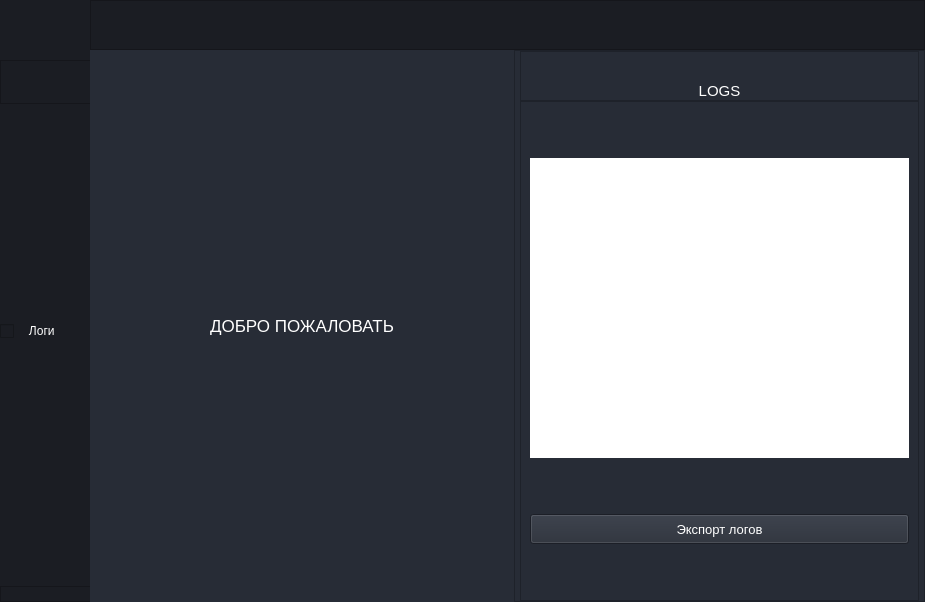
<?xml version="1.0" encoding="UTF-8"?>
<ui version="4.0">
 <class>MainWindow</class>
 <widget class="QMainWindow" name="MainWindow">
  <property name="geometry">
   <rect>
    <x>0</x>
    <y>0</y>
    <width>925</width>
    <height>557</height>
   </rect>
  </property>
  <property name="maximumSize">
   <size>
    <width>999999</width>
    <height>557</height>
   </size>
  </property>
  <property name="windowTitle">
   <string>MainWindow</string>
  </property>
  <property name="styleSheet">
   <string notr="true">background-color: rgb(39, 44, 54)</string>
  </property>
  <widget class="QWidget" name="centralwidget">
   <layout class="QVBoxLayout" name="verticalLayout">
    <property name="spacing">
     <number>0</number>
    </property>
    <property name="leftMargin">
     <number>0</number>
    </property>
    <property name="topMargin">
     <number>0</number>
    </property>
    <property name="rightMargin">
     <number>0</number>
    </property>
    <property name="bottomMargin">
     <number>0</number>
    </property>
    <item>
     <widget class="QFrame" name="Topbar">
      <property name="maximumSize">
       <size>
        <width>16777215</width>
        <height>50</height>
       </size>
      </property>
      <property name="frameShape">
       <enum>QFrame::NoFrame</enum>
      </property>
      <property name="frameShadow">
       <enum>QFrame::Raised</enum>
      </property>
      <layout class="QHBoxLayout" name="horizontalLayout">
       <property name="spacing">
        <number>0</number>
       </property>
       <property name="leftMargin">
        <number>0</number>
       </property>
       <property name="topMargin">
        <number>0</number>
       </property>
       <property name="rightMargin">
        <number>0</number>
       </property>
       <property name="bottomMargin">
        <number>0</number>
       </property>
       <item>
        <widget class="QFrame" name="togglemenu">
         <property name="maximumSize">
          <size>
           <width>90</width>
           <height>58</height>
          </size>
         </property>
         <property name="styleSheet">
          <string notr="true">background-color: rgb(27, 29, 35);</string>
         </property>
         <property name="frameShape">
          <enum>QFrame::NoFrame</enum>
         </property>
         <property name="frameShadow">
          <enum>QFrame::Raised</enum>
         </property>
         <layout class="QVBoxLayout" name="verticalLayout_2">
          <property name="spacing">
           <number>0</number>
          </property>
          <property name="leftMargin">
           <number>0</number>
          </property>
          <property name="topMargin">
           <number>0</number>
          </property>
          <property name="rightMargin">
           <number>0</number>
          </property>
          <property name="bottomMargin">
           <number>0</number>
          </property>
          <item>
           <widget class="QPushButton" name="toggle_menu_but">
            <property name="minimumSize">
             <size>
              <width>58</width>
              <height>58</height>
             </size>
            </property>
            <property name="styleSheet">
             <string notr="true">border: none ;</string>
            </property>
            <property name="text">
             <string/>
            </property>
            <property name="icon">
             <iconset>
              <normalon>icons/burger_icon.png</normalon>
             </iconset>
            </property>
            <property name="iconSize">
             <size>
              <width>50</width>
              <height>58</height>
             </size>
            </property>
           </widget>
          </item>
         </layout>
        </widget>
       </item>
       <item>
        <widget class="QFrame" name="frame_top">
         <property name="styleSheet">
          <string notr="true">background-color: rgb(27, 29, 35);</string>
         </property>
         <property name="frameShape">
          <enum>QFrame::StyledPanel</enum>
         </property>
         <property name="frameShadow">
          <enum>QFrame::Raised</enum>
         </property>
        </widget>
       </item>
      </layout>
     </widget>
    </item>
    <item>
     <widget class="QFrame" name="Content">
      <property name="enabled">
       <bool>true</bool>
      </property>
      <property name="frameShape">
       <enum>QFrame::NoFrame</enum>
      </property>
      <property name="frameShadow">
       <enum>QFrame::Raised</enum>
      </property>
      <layout class="QHBoxLayout" name="horizontalLayout_2">
       <property name="leftMargin">
        <number>0</number>
       </property>
       <property name="topMargin">
        <number>0</number>
       </property>
       <property name="rightMargin">
        <number>0</number>
       </property>
       <property name="bottomMargin">
        <number>0</number>
       </property>
       <item>
        <widget class="QFrame" name="left_menu">
         <property name="maximumSize">
          <size>
           <width>90</width>
           <height>16777215</height>
          </size>
         </property>
         <property name="styleSheet">
          <string notr="true">background-color: rgb(27, 29, 35);</string>
         </property>
         <property name="frameShape">
          <enum>QFrame::NoFrame</enum>
         </property>
         <property name="frameShadow">
          <enum>QFrame::Raised</enum>
         </property>
         <layout class="QVBoxLayout" name="verticalLayout_3">
          <property name="spacing">
           <number>0</number>
          </property>
          <property name="leftMargin">
           <number>0</number>
          </property>
          <property name="topMargin">
           <number>10</number>
          </property>
          <property name="rightMargin">
           <number>0</number>
          </property>
          <property name="bottomMargin">
           <number>0</number>
          </property>
          <item alignment="Qt::AlignHCenter|Qt::AlignTop">
           <widget class="QFrame" name="top_left_menu">
            <property name="frameShape">
             <enum>QFrame::StyledPanel</enum>
            </property>
            <property name="frameShadow">
             <enum>QFrame::Raised</enum>
            </property>
            <layout class="QVBoxLayout" name="verticalLayout_4">
             <property name="spacing">
              <number>0</number>
             </property>
             <property name="leftMargin">
              <number>0</number>
             </property>
             <property name="topMargin">
              <number>0</number>
             </property>
             <property name="rightMargin">
              <number>0</number>
             </property>
             <property name="bottomMargin">
              <number>0</number>
             </property>
             <item>
              <widget class="QPushButton" name="autorize_but">
               <property name="minimumSize">
                <size>
                 <width>90</width>
                 <height>0</height>
                </size>
               </property>
               <property name="font">
                <font>
                 <pointsize>9</pointsize>
                </font>
               </property>
               <property name="styleSheet">
                <string notr="true">QPushButton 
{
	color: white;
	border: none ;
}

QPushButton:hover
{
	
	background-color:rgb(12, 13, 16)
}</string>
               </property>
               <property name="text">
                <string/>
               </property>
               <property name="icon">
                <iconset>
                 <normaloff>icons/autorize.png</normaloff>icons/autorize.png</iconset>
               </property>
               <property name="iconSize">
                <size>
                 <width>30</width>
                 <height>58</height>
                </size>
               </property>
              </widget>
             </item>
             <item>
              <widget class="QPushButton" name="db_work_but">
               <property name="minimumSize">
                <size>
                 <width>90</width>
                 <height>0</height>
                </size>
               </property>
               <property name="font">
                <font>
                 <pointsize>9</pointsize>
                </font>
               </property>
               <property name="styleSheet">
                <string notr="true">QPushButton 
{
	color: white;
	border: none ;
}

QPushButton:hover
{
	
	background-color:rgb(12, 13, 16)
}</string>
               </property>
               <property name="text">
                <string/>
               </property>
               <property name="icon">
                <iconset>
                 <normaloff>icons/DB_menu_icon.png</normaloff>icons/DB_menu_icon.png</iconset>
               </property>
               <property name="iconSize">
                <size>
                 <width>30</width>
                 <height>58</height>
                </size>
               </property>
              </widget>
             </item>
             <item>
              <widget class="QPushButton" name="info_but">
               <property name="minimumSize">
                <size>
                 <width>90</width>
                 <height>0</height>
                </size>
               </property>
               <property name="font">
                <font>
                 <pointsize>9</pointsize>
                </font>
               </property>
               <property name="styleSheet">
                <string notr="true">QPushButton 
{
	color: white;
	border: none ;
}

QPushButton:hover
{
	
	background-color:rgb(12, 13, 16)
}</string>
               </property>
               <property name="text">
                <string/>
               </property>
               <property name="icon">
                <iconset>
                 <normaloff>icons/info_icon.png</normaloff>icons/info_icon.png</iconset>
               </property>
               <property name="iconSize">
                <size>
                 <width>30</width>
                 <height>58</height>
                </size>
               </property>
              </widget>
             </item>
            </layout>
           </widget>
          </item>
          <item>
           <widget class="QCheckBox" name="checkBox_3">
            <property name="styleSheet">
             <string notr="true">color:white</string>
            </property>
            <property name="text">
             <string>   Логи</string>
            </property>
           </widget>
          </item>
          <item alignment="Qt::AlignBottom">
           <widget class="QFrame" name="bottom_left_menus">
            <property name="frameShape">
             <enum>QFrame::StyledPanel</enum>
            </property>
            <property name="frameShadow">
             <enum>QFrame::Raised</enum>
            </property>
            <layout class="QVBoxLayout" name="verticalLayout_10">
             <property name="spacing">
              <number>0</number>
             </property>
             <property name="leftMargin">
              <number>0</number>
             </property>
             <property name="topMargin">
              <number>0</number>
             </property>
             <property name="rightMargin">
              <number>0</number>
             </property>
             <property name="bottomMargin">
              <number>0</number>
             </property>
             <item>
              <widget class="QPushButton" name="logout_but">
               <property name="minimumSize">
                <size>
                 <width>90</width>
                 <height>0</height>
                </size>
               </property>
               <property name="styleSheet">
                <string notr="true">QPushButton 
{
	color: white;
	border: none ;
}

QPushButton:hover
{
	
	background-color:rgb(12, 13, 16)
}</string>
               </property>
               <property name="text">
                <string/>
               </property>
               <property name="icon">
                <iconset>
                 <normaloff>icons/logout_but.png</normaloff>icons/logout_but.png</iconset>
               </property>
               <property name="iconSize">
                <size>
                 <width>30</width>
                 <height>58</height>
                </size>
               </property>
              </widget>
             </item>
            </layout>
           </widget>
          </item>
         </layout>
        </widget>
       </item>
       <item>
        <widget class="QFrame" name="main_pages">
         <property name="frameShape">
          <enum>QFrame::NoFrame</enum>
         </property>
         <property name="frameShadow">
          <enum>QFrame::Raised</enum>
         </property>
         <layout class="QHBoxLayout" name="horizontalLayout_3">
          <property name="spacing">
           <number>0</number>
          </property>
          <property name="leftMargin">
           <number>0</number>
          </property>
          <property name="topMargin">
           <number>0</number>
          </property>
          <property name="rightMargin">
           <number>0</number>
          </property>
          <property name="bottomMargin">
           <number>0</number>
          </property>
          <item>
           <widget class="QStackedWidget" name="stackedWidget">
            <property name="currentIndex">
             <number>2</number>
            </property>
            <widget class="QWidget" name="Info_page">
             <layout class="QVBoxLayout" name="verticalLayout_9">
              <property name="spacing">
               <number>0</number>
              </property>
              <property name="leftMargin">
               <number>0</number>
              </property>
              <property name="topMargin">
               <number>0</number>
              </property>
              <property name="rightMargin">
               <number>0</number>
              </property>
              <property name="bottomMargin">
               <number>0</number>
              </property>
              <item>
               <widget class="QFrame" name="info_page_frame">
                <property name="frameShape">
                 <enum>QFrame::StyledPanel</enum>
                </property>
                <property name="frameShadow">
                 <enum>QFrame::Raised</enum>
                </property>
               </widget>
              </item>
             </layout>
            </widget>
            <widget class="QWidget" name="authorize_page">
             <layout class="QVBoxLayout" name="verticalLayout_5">
              <property name="spacing">
               <number>0</number>
              </property>
              <property name="leftMargin">
               <number>0</number>
              </property>
              <property name="topMargin">
               <number>0</number>
              </property>
              <property name="rightMargin">
               <number>0</number>
              </property>
              <property name="bottomMargin">
               <number>0</number>
              </property>
              <item>
               <widget class="QFrame" name="authorize_frame">
                <property name="minimumSize">
                 <size>
                  <width>0</width>
                  <height>500</height>
                 </size>
                </property>
                <property name="frameShape">
                 <enum>QFrame::StyledPanel</enum>
                </property>
                <property name="frameShadow">
                 <enum>QFrame::Raised</enum>
                </property>
                <layout class="QVBoxLayout" name="verticalLayout_6">
                 <property name="spacing">
                  <number>0</number>
                 </property>
                 <property name="leftMargin">
                  <number>0</number>
                 </property>
                 <property name="topMargin">
                  <number>0</number>
                 </property>
                 <property name="rightMargin">
                  <number>0</number>
                 </property>
                 <property name="bottomMargin">
                  <number>0</number>
                 </property>
                 <item alignment="Qt::AlignHCenter">
                  <widget class="QFrame" name="data_input_frame">
                   <property name="minimumSize">
                    <size>
                     <width>0</width>
                     <height>300</height>
                    </size>
                   </property>
                   <property name="frameShape">
                    <enum>QFrame::StyledPanel</enum>
                   </property>
                   <property name="frameShadow">
                    <enum>QFrame::Raised</enum>
                   </property>
                   <layout class="QVBoxLayout" name="verticalLayout_8">
                    <property name="spacing">
                     <number>0</number>
                    </property>
                    <property name="leftMargin">
                     <number>0</number>
                    </property>
                    <property name="topMargin">
                     <number>20</number>
                    </property>
                    <property name="rightMargin">
                     <number>0</number>
                    </property>
                    <property name="bottomMargin">
                     <number>0</number>
                    </property>
                    <item>
                     <widget class="QLineEdit" name="login_lineedit">
                      <property name="minimumSize">
                       <size>
                        <width>321</width>
                        <height>31</height>
                       </size>
                      </property>
                      <property name="maximumSize">
                       <size>
                        <width>321</width>
                        <height>31</height>
                       </size>
                      </property>
                      <property name="layoutDirection">
                       <enum>Qt::RightToLeft</enum>
                      </property>
                      <property name="styleSheet">
                       <string notr="true">background-color: white;
border-radius:10px</string>
                      </property>
                      <property name="text">
                       <string/>
                      </property>
                      <property name="alignment">
                       <set>Qt::AlignCenter</set>
                      </property>
                      <property name="placeholderText">
                       <string>Логин.........</string>
                      </property>
                     </widget>
                    </item>
                    <item>
                     <widget class="QLineEdit" name="password_lineEdit">
                      <property name="maximumSize">
                       <size>
                        <width>321</width>
                        <height>31</height>
                       </size>
                      </property>
                      <property name="styleSheet">
                       <string notr="true">border-radius:10px;
background-color:white;</string>
                      </property>
                      <property name="text">
                       <string/>
                      </property>
                      <property name="echoMode">
                       <enum>QLineEdit::Password</enum>
                      </property>
                      <property name="alignment">
                       <set>Qt::AlignCenter</set>
                      </property>
                      <property name="placeholderText">
                       <string>Пароль........</string>
                      </property>
                     </widget>
                    </item>
                    <item>
                     <widget class="QCheckBox" name="checkBox">
                      <property name="font">
                       <font>
                        <pointsize>10</pointsize>
                       </font>
                      </property>
                      <property name="styleSheet">
                       <string notr="true">color:white</string>
                      </property>
                      <property name="text">
                       <string>localhost</string>
                      </property>
                     </widget>
                    </item>
                    <item>
                     <widget class="QComboBox" name="DB_choice_CB">
                      <property name="maximumSize">
                       <size>
                        <width>321</width>
                        <height>31</height>
                       </size>
                      </property>
                      <property name="styleSheet">
                       <string notr="true">background-color:white</string>
                      </property>
                      <property name="currentText">
                       <string/>
                      </property>
                      <property name="sizeAdjustPolicy">
                       <enum>QComboBox::AdjustToContents</enum>
                      </property>
                     </widget>
                    </item>
                    <item>
                     <widget class="QCheckBox" name="checkBox_2">
                      <property name="font">
                       <font>
                        <pointsize>10</pointsize>
                       </font>
                      </property>
                      <property name="styleSheet">
                       <string notr="true">color:white</string>
                      </property>
                      <property name="text">
                       <string>Сохранить сессию</string>
                      </property>
                     </widget>
                    </item>
                    <item>
                     <widget class="QLabel" name="label">
                      <property name="maximumSize">
                       <size>
                        <width>321</width>
                        <height>50</height>
                       </size>
                      </property>
                      <property name="font">
                       <font>
                        <pointsize>10</pointsize>
                       </font>
                      </property>
                      <property name="styleSheet">
                       <string notr="true">color: white</string>
                      </property>
                      <property name="text">
                       <string>Введите логин и пароль корректно!!!</string>
                      </property>
                     </widget>
                    </item>
                   </layout>
                  </widget>
                 </item>
                 <item alignment="Qt::AlignHCenter|Qt::AlignTop">
                  <widget class="QFrame" name="frame_2">
                   <property name="frameShape">
                    <enum>QFrame::StyledPanel</enum>
                   </property>
                   <property name="frameShadow">
                    <enum>QFrame::Raised</enum>
                   </property>
                   <layout class="QVBoxLayout" name="verticalLayout_7">
                    <property name="spacing">
                     <number>0</number>
                    </property>
                    <property name="leftMargin">
                     <number>0</number>
                    </property>
                    <property name="topMargin">
                     <number>0</number>
                    </property>
                    <property name="rightMargin">
                     <number>0</number>
                    </property>
                    <property name="bottomMargin">
                     <number>0</number>
                    </property>
                    <item alignment="Qt::AlignLeft">
                     <widget class="QPushButton" name="Authorize_button">
                      <property name="enabled">
                       <bool>true</bool>
                      </property>
                      <property name="minimumSize">
                       <size>
                        <width>162</width>
                        <height>39</height>
                       </size>
                      </property>
                      <property name="maximumSize">
                       <size>
                        <width>162</width>
                        <height>39</height>
                       </size>
                      </property>
                      <property name="font">
                       <font>
                        <family>Montserrat</family>
                        <pointsize>10</pointsize>
                        <weight>75</weight>
                        <bold>true</bold>
                       </font>
                      </property>
                      <property name="styleSheet">
                       <string notr="true">QPushButton
{
	
	background-color: rgb(217, 217, 217);
	border-radius: 10px;
}

QPushButton:hover
{
	
	background-color: rgb(64, 72, 89);
}</string>
                      </property>
                      <property name="text">
                       <string>ВОЙТИ</string>
                      </property>
                     </widget>
                    </item>
                   </layout>
                  </widget>
                 </item>
                </layout>
               </widget>
              </item>
             </layout>
            </widget>
            <widget class="QWidget" name="start_page">
             <layout class="QHBoxLayout" name="horizontalLayout_4">
              <property name="spacing">
               <number>0</number>
              </property>
              <property name="leftMargin">
               <number>0</number>
              </property>
              <property name="topMargin">
               <number>0</number>
              </property>
              <property name="rightMargin">
               <number>0</number>
              </property>
              <property name="bottomMargin">
               <number>0</number>
              </property>
              <item>
               <widget class="QFrame" name="start_page_frame">
                <property name="frameShape">
                 <enum>QFrame::NoFrame</enum>
                </property>
                <property name="frameShadow">
                 <enum>QFrame::Raised</enum>
                </property>
                <layout class="QHBoxLayout" name="horizontalLayout_5">
                 <item>
                  <widget class="QLabel" name="label_2">
                   <property name="font">
                    <font>
                     <pointsize>13</pointsize>
                    </font>
                   </property>
                   <property name="styleSheet">
                    <string notr="true">color:white; </string>
                   </property>
                   <property name="text">
                    <string>ДОБРО ПОЖАЛОВАТЬ</string>
                   </property>
                   <property name="alignment">
                    <set>Qt::AlignCenter</set>
                   </property>
                  </widget>
                 </item>
                </layout>
               </widget>
              </item>
             </layout>
            </widget>
            <widget class="QWidget" name="page_2"/>
           </widget>
          </item>
         </layout>
        </widget>
       </item>
       <item>
        <widget class="QFrame" name="logging_frame">
         <property name="minimumSize">
          <size>
           <width>400</width>
           <height>0</height>
          </size>
         </property>
         <property name="frameShape">
          <enum>QFrame::StyledPanel</enum>
         </property>
         <property name="frameShadow">
          <enum>QFrame::Raised</enum>
         </property>
         <layout class="QVBoxLayout" name="verticalLayout_11">
          <property name="spacing">
           <number>0</number>
          </property>
          <property name="leftMargin">
           <number>5</number>
          </property>
          <property name="topMargin">
           <number>0</number>
          </property>
          <property name="rightMargin">
           <number>5</number>
          </property>
          <property name="bottomMargin">
           <number>0</number>
          </property>
          <item alignment="Qt::AlignTop">
           <widget class="QFrame" name="logging_label">
            <property name="minimumSize">
             <size>
              <width>0</width>
              <height>50</height>
             </size>
            </property>
            <property name="maximumSize">
             <size>
              <width>16777215</width>
              <height>50</height>
             </size>
            </property>
            <property name="font">
             <font>
              <pointsize>10</pointsize>
             </font>
            </property>
            <property name="frameShape">
             <enum>QFrame::StyledPanel</enum>
            </property>
            <property name="frameShadow">
             <enum>QFrame::Raised</enum>
            </property>
            <layout class="QVBoxLayout" name="verticalLayout_12">
             <property name="spacing">
              <number>0</number>
             </property>
             <property name="leftMargin">
              <number>0</number>
             </property>
             <property name="topMargin">
              <number>30</number>
             </property>
             <property name="rightMargin">
              <number>0</number>
             </property>
             <property name="bottomMargin">
              <number>0</number>
             </property>
             <item>
              <widget class="QLabel" name="label_3">
               <property name="font">
                <font>
                 <pointsize>11</pointsize>
                </font>
               </property>
               <property name="styleSheet">
                <string notr="true">color:white</string>
               </property>
               <property name="text">
                <string>LOGS</string>
               </property>
               <property name="alignment">
                <set>Qt::AlignCenter</set>
               </property>
              </widget>
             </item>
            </layout>
           </widget>
          </item>
          <item alignment="Qt::AlignVCenter">
           <widget class="QFrame" name="logs">
            <property name="minimumSize">
             <size>
              <width>0</width>
              <height>500</height>
             </size>
            </property>
            <property name="frameShape">
             <enum>QFrame::StyledPanel</enum>
            </property>
            <property name="frameShadow">
             <enum>QFrame::Raised</enum>
            </property>
            <layout class="QVBoxLayout" name="verticalLayout_13">
             <property name="spacing">
              <number>0</number>
             </property>
             <property name="leftMargin">
              <number>9</number>
             </property>
             <property name="topMargin">
              <number>0</number>
             </property>
             <property name="rightMargin">
              <number>9</number>
             </property>
             <property name="bottomMargin">
              <number>0</number>
             </property>
             <item>
              <widget class="QPlainTextEdit" name="logging">
               <property name="maximumSize">
                <size>
                 <width>16777215</width>
                 <height>300</height>
                </size>
               </property>
               <property name="font">
                <font>
                 <pointsize>12</pointsize>
                </font>
               </property>
               <property name="styleSheet">
                <string notr="true">background-color:white</string>
               </property>
               <property name="frameShape">
                <enum>QFrame::NoFrame</enum>
               </property>
              </widget>
             </item>
             <item>
              <widget class="QPushButton" name="export_logs_but">
               <property name="minimumSize">
                <size>
                 <width>0</width>
                 <height>10</height>
                </size>
               </property>
               <property name="maximumSize">
                <size>
                 <width>16777215</width>
                 <height>30</height>
                </size>
               </property>
               <property name="font">
                <font>
                 <pointsize>10</pointsize>
                </font>
               </property>
               <property name="styleSheet">
                <string notr="true">QPushButton
{
color:white
}

QPushButton:hover
{
	
	background-color: rgb(27, 29, 35);
}</string>
               </property>
               <property name="text">
                <string>Экспорт логов</string>
               </property>
              </widget>
             </item>
            </layout>
           </widget>
          </item>
         </layout>
        </widget>
       </item>
      </layout>
     </widget>
    </item>
   </layout>
  </widget>
 </widget>
 <resources/>
 <connections/>
</ui>
